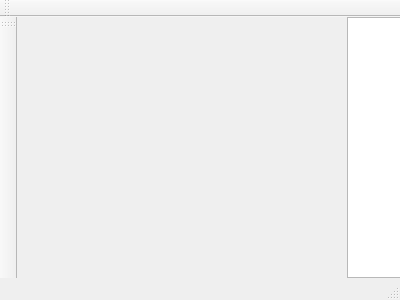
<?xml version="1.0" encoding="UTF-8"?>
<ui version="4.0">
 <class>MainWindow</class>
 <widget class="QMainWindow" name="MainWindow">
  <property name="geometry">
   <rect>
    <x>0</x>
    <y>0</y>
    <width>400</width>
    <height>300</height>
   </rect>
  </property>
  <property name="windowTitle">
   <string>BJUTmap</string>
  </property>
  <widget class="QWidget" name="centralWidget">
   <widget class="QTextBrowser" name="textBrowser">
    <property name="geometry">
     <rect>
      <x>330</x>
      <y>0</y>
      <width>61</width>
      <height>261</height>
     </rect>
    </property>
    <property name="html">
     <string>&lt;!DOCTYPE HTML PUBLIC &quot;-//W3C//DTD HTML 4.0//EN&quot; &quot;http://www.w3.org/TR/REC-html40/strict.dtd&quot;&gt;
&lt;html&gt;&lt;head&gt;&lt;meta name=&quot;qrichtext&quot; content=&quot;1&quot; /&gt;&lt;style type=&quot;text/css&quot;&gt;
p, li { white-space: pre-wrap; }
&lt;/style&gt;&lt;/head&gt;&lt;body style=&quot; font-family:'SimSun'; font-size:9pt; font-weight:400; font-style:normal;&quot;&gt;
&lt;p style=&quot;-qt-paragraph-type:empty; margin-top:0px; margin-bottom:0px; margin-left:0px; margin-right:0px; -qt-block-indent:0; text-indent:0px;&quot;&gt;&lt;br /&gt;&lt;/p&gt;&lt;/body&gt;&lt;/html&gt;</string>
    </property>
   </widget>
  </widget>
  <widget class="QToolBar" name="mainToolBar">
   <attribute name="toolBarArea">
    <enum>LeftToolBarArea</enum>
   </attribute>
   <attribute name="toolBarBreak">
    <bool>false</bool>
   </attribute>
  </widget>
  <widget class="QStatusBar" name="statusBar"/>
  <widget class="QToolBar" name="toolBar">
   <property name="windowTitle">
    <string>toolBar</string>
   </property>
   <attribute name="toolBarArea">
    <enum>TopToolBarArea</enum>
   </attribute>
   <attribute name="toolBarBreak">
    <bool>false</bool>
   </attribute>
  </widget>
 </widget>
 <layoutdefault spacing="6" margin="11"/>
 <resources/>
 <connections/>
</ui>
